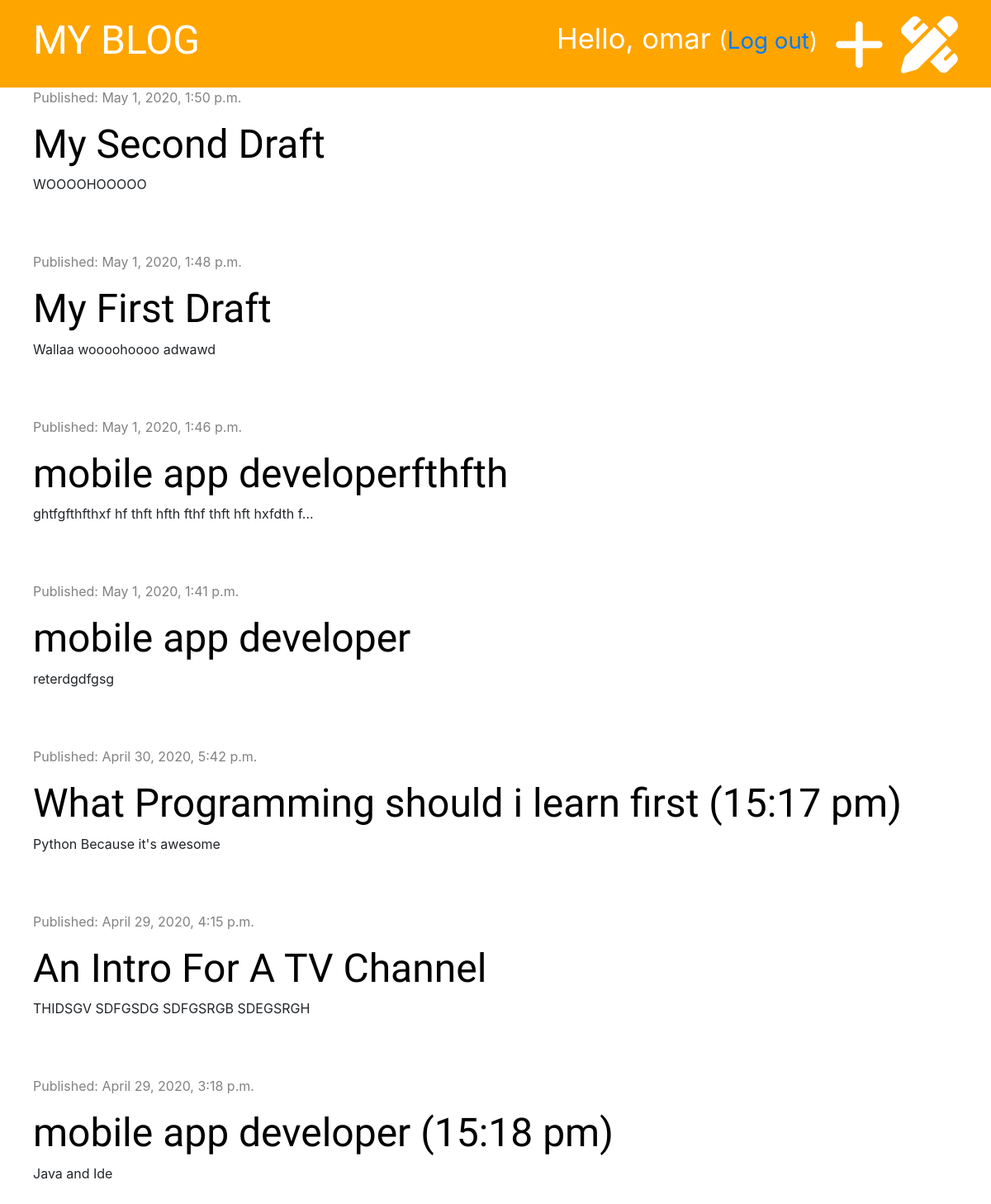
The app's page / (signed in) with its own data.
### bolg/models.py (models this page shows, shortened)
class Post(models.Model):
    author =  models.ForeignKey('auth.User', on_delete=models.CASCADE)
    title = models.CharField(max_length=200)
    text = models.TextField()
    created_date = models.DateTimeField(default=timezone.now)
    published_date = models.DateTimeField(blank=True, null=True)

### bolg/views.py (the view)
# urls.py: path('', views.post_list, name='post_list'),
def post_list(request):
    posts = Post.objects.filter(published_date__lte=timezone.now()).order_by('-published_date')
    stuff_for_frontend = {'posts': posts}
    return render(request, 'bolg/post_list.html', stuff_for_frontend)

### bolg/templates/bolg/post_list.html (shortened to what this page needs)
{% extends 'bolg/base.html' %}
{% block content %}
    {% for post in posts %}
        <div class="post">
            <div class="date">
                <p>Published: {{ post.published_date }}</p>
            </div>
                <h1><a href="{% url 'post_detail' pk=post.pk %}">{{ post.title }}</a></h1>
                <p>{{ post.text|truncatechars:50|linebreaksbr }}</p>
        </div>
    {% endfor %}
{% endblock %}

### bolg/templates/bolg/base.html (shortened to what this page needs)
{% load static %}
<!DOCTYPE html>
<html lang="en">
<head>
    <link rel="stylesheet" href="https://maxcdn.bootstrapcdn.com/bootstrap/4.0.0/css/bootstrap.min.css">
    <link rel="stylesheet" href="{% static 'css/bolg.css' %}" type="text/css">
<body>
<div class="page-header">
    {% if user.is_authenticated %}
        <a href="{% url 'post_draft_list' %}" class="top-menu"><i class="fas fa-pencil-ruler fa-2x"></i></a>
        <a href="{% url 'post_new' %}" class="top-menu"><i class="fas fa-plus fa-2x"></i></a>
        <p class="top-menu">Hello, {{ user.username }} <small>(<a href="{% url 'logout' %}">Log out</a>)</small></p>
        {% else %}
        <a href="{% url 'login' %}" class="top-menu"><i class="fas fa-sign-in-alt fa-2x"></i></a>
    {% endif %}
    <h1><a href="{% url 'post_list' %}">MY BLOG</a></h1>
</div>
<div class="content container">
    <div class="row">
        <div style="flex-direction: colomn;">
            {% block content %}
            {% endblock %}
        </div>
    </div>
</div>
</body>
</html>

### bolg/static/css/bolg.css (style rules this page uses)
.page-header { background-color: orange; padding: 20px 20px 20px 40px; margin-top: 0; }
.page-header h1, .page-header h1 a { color: #ffffff; font-size: 36pt; text-decoration-line: none; }
.content { margin-left: 40px; }
h1, h2, h3, h4 { font-family: 'Tangerine', 'Inconsolata', 'Droid Sans', serif; font-size: 48px; }
.date { color: #828282; }
.post { margin-bottom: 70px; }
.post h1 a { color: black; }
.page-header .top-menu { color: #ffffff; float: right; font-size: 26pt; margin-right: 20px; }

### records on screen
Post: published_date "May 1, 2020, 1:50 p.m.", title "My Second Draft", text "WOOOOHOOOOO"
Post: published_date "May 1, 2020, 1:48 p.m.", title "My First Draft", text "Wallaa woooohoooo adwawd"
Post: published_date "May 1, 2020, 1:46 p.m.", title "mobile app developerfthfth", text "ghtfgfthfthxf hf thft hfth fthf thft hft hxfdth f…"
Post: published_date "May 1, 2020, 1:41 p.m.", title "mobile app developer", text "reterdgdfgsg"
Post: published_date "April 30, 2020, 5:42 p.m.", title "What Programming should i learn first (15:17 pm)", text "Python Because it's awesome"
Post: published_date "April 29, 2020, 4:15 p.m.", title "An Intro For A TV Channel", text "THIDSGV SDFGSDG SDFGSRGB SDEGSRGH"
Post: published_date "April 29, 2020, 3:18 p.m.", title "mobile app developer (15:18 pm)", text "Java and Ide"

### other values on screen
{{ user.username }} "omar"
